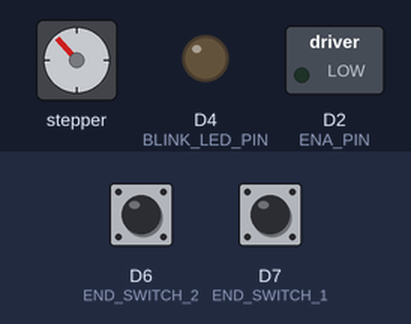
Recording of a sketch running on a simulated ESP8266 (NodeMCU). Shown: stepper motor, switched loads named in the sketch (green lamp = pin HIGH), output pins drawn as LEDs (lit = HIGH). The test bench sets the inputs (shaded band); at power-on: D6 (END_SWITCH_2) HIGH, D7 (END_SWITCH_1) HIGH. Stepper angles assume 200 steps per turn.

Above: at 1.27 s.
1.3 s: D6 (END_SWITCH_2) pulled LOW for 0.15 s
At 1.5 s:
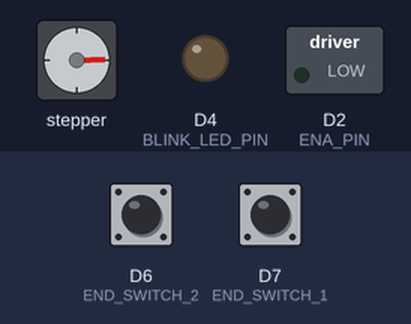
4.3 s: D7 (END_SWITCH_1) pulled LOW for 0.15 s
At 4.5 s:
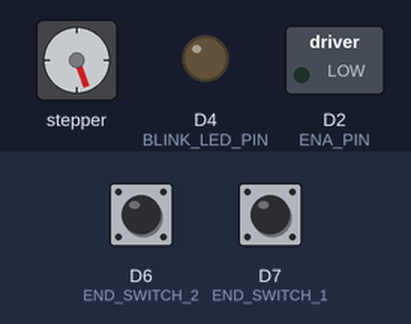
7.3 s: D6 (END_SWITCH_2) pulled LOW for 1 s
At 7.5 s:
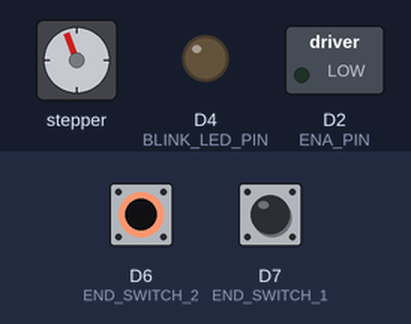
11.3 s: D7 (END_SWITCH_1) pulled LOW for 1 s
At 11.7 s:
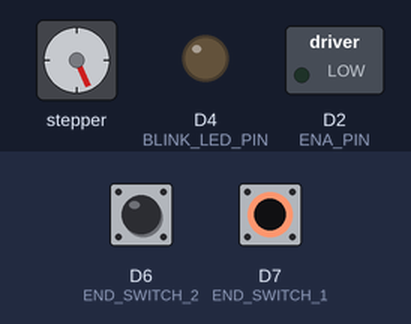
15.3 s: D6 (END_SWITCH_2) pulsed LOW 2 times (0.12 s each, 0.3 s apart)
At 16.1 s:
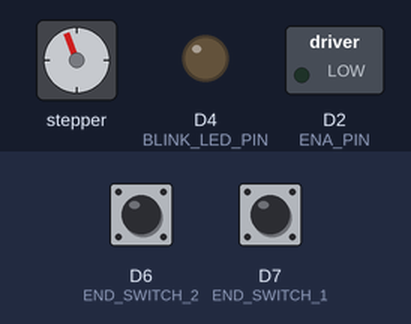
18.6 s: D6 (END_SWITCH_2) pulled LOW for 0.15 s
At 19.1 s:
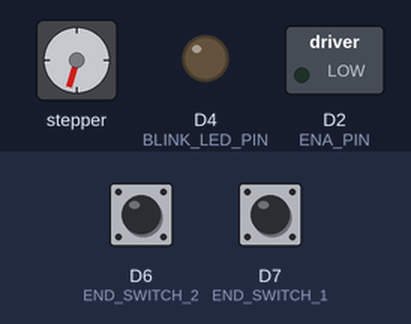
Timing chart, 0 to 30.3 s (numbered marks = the images above; inputs shaded):
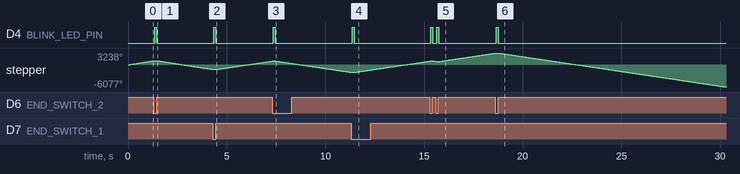

The sketch:

nodes_testing_endswitches.ino
```cpp
#include <AccelStepper.h>

// Define motor interface type
#define MotorInterfaceType 1

// Define pins
#define PUL_PIN D0               // Pulse pin for the stepper motor
#define DIR_PIN D1               // Direction pin for the stepper motor
#define ENA_PIN D2               // Enable pin for the stepper motor driver
#define END_SWITCH_1 D7          // End-switch 1
#define END_SWITCH_2 D6          // End-switch 2
#define BLINK_LED_PIN LED_BUILTIN // On-board LED

// Create a new instance of the AccelStepper class
AccelStepper stepper(MotorInterfaceType, PUL_PIN, DIR_PIN);

// Variables for LED blinking and motor control
bool buttonState1 = LOW;     // Current state of END_SWITCH_1
bool lastButtonState1 = LOW; // Previous state of END_SWITCH_1
bool actionTaken1 = false;   // Flag to check if action is taken for END_SWITCH_1

bool buttonState2 = LOW;     // Current state of END_SWITCH_2
bool lastButtonState2 = LOW; // Previous state of END_SWITCH_2
bool actionTaken2 = false;   // Flag to check if action is taken for END_SWITCH_2

unsigned long lastDebounceTime1 = 0; // Time the button state was last changed for END_SWITCH_1
unsigned long lastDebounceTime2 = 0; // Time the button state was last changed for END_SWITCH_2

const long debounceDelay = 50; // Debounce delay in milliseconds
const long blockTime = 5000;   // Block time in milliseconds

long speed = 500; // Motor speed

void setup() {
  pinMode(ENA_PIN, OUTPUT);
  pinMode(BLINK_LED_PIN, OUTPUT);
  pinMode(END_SWITCH_1, INPUT_PULLUP);
  pinMode(END_SWITCH_2, INPUT_PULLUP);

  digitalWrite(ENA_PIN, LOW); // Enable the driver

  // Set the maximum speed and acceleration
  stepper.setMaxSpeed(1000);
  stepper.setAcceleration(500);
  speed = 500; // Initial speed
}

void loop() {
  unsigned long currentMillis = millis();

  // Handle END_SWITCH_1
  int reading1 = digitalRead(END_SWITCH_1);
  if (reading1 != lastButtonState1) {
    lastDebounceTime1 = millis(); // reset debounce timer
  }

  if ((millis() - lastDebounceTime1) > debounceDelay) {
    // If the button state has changed and is now LOW (button pressed)
    if (reading1 != buttonState1) {
      buttonState1 = reading1;

      // If the button is pressed (LOW) and not blocked, perform the action
      if (buttonState1 == LOW && !actionTaken1) {
        performAction1();
        actionTaken1 = true;
      }
    }
  }

  // If the button is released (HIGH), reset the action flag
  if (buttonState1 == HIGH) {
    actionTaken1 = false;
  }

  lastButtonState1 = reading1;

  // Handle END_SWITCH_2
  int reading2 = digitalRead(END_SWITCH_2);
  if (reading2 != lastButtonState2) {
    lastDebounceTime2 = millis(); // reset debounce timer
  }

  if ((millis() - lastDebounceTime2) > debounceDelay) {
    // If the button state has changed and is now LOW (button pressed)
    if (reading2 != buttonState2) {
      buttonState2 = reading2;

      // If the button is pressed (LOW) and not blocked, perform the action
      if (buttonState2 == LOW && !actionTaken2) {
        performAction2();
        actionTaken2 = true;
      }
    }
  }

  // If the button is released (HIGH), reset the action flag
  if (buttonState2 == HIGH) {
    actionTaken2 = false;
  }

  lastButtonState2 = reading2;

  // Set motor speed based on direction
  stepper.setSpeed(speed);

  // Run the stepper motor
  stepper.runSpeed();
}

void performAction1() {
  // Reverse the motor direction or any specific action for END_SWITCH_1
  speed = -speed;
  digitalWrite(BLINK_LED_PIN, HIGH);  // Turn on LED to indicate action
  delay(100);  // Brief delay for visual feedback
  digitalWrite(BLINK_LED_PIN, LOW);   // Turn off LED
}

void performAction2() {
  // Reverse the motor direction or any specific action for END_SWITCH_2
  speed = -speed;
  digitalWrite(BLINK_LED_PIN, HIGH);  // Turn on LED to indicate action
  delay(100);  // Brief delay for visual feedback
  digitalWrite(BLINK_LED_PIN, LOW);   // Turn off LED
}
```

Measured:
- after the input at 1.3 s, D4 (BLINK_LED_PIN): LOW → HIGH after 0.05 s, → LOW 0.10 s later
- after the input at 4.3 s, D4 (BLINK_LED_PIN): LOW → HIGH after 0.05 s, → LOW 0.10 s later
- after the input at 7.3 s, D4 (BLINK_LED_PIN): LOW → HIGH after 0.05 s, → LOW 0.10 s later
- after the input at 11.3 s, D4 (BLINK_LED_PIN): LOW → HIGH after 0.05 s, → LOW 0.10 s later
- after the input at 15.3 s, D4 (BLINK_LED_PIN): alternates HIGH for 0.10 s and LOW for 0.20 s, 4 changes in all, then stays LOW, starting after 0.05 s
- after the input at 18.6 s, D4 (BLINK_LED_PIN): LOW → HIGH after 0.05 s, → LOW 0.10 s later
